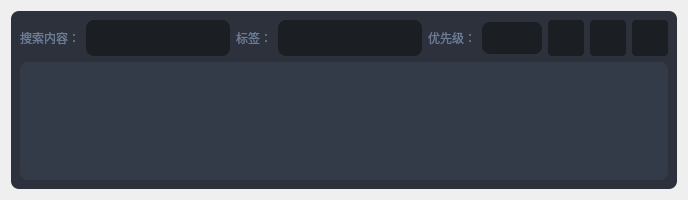
<?xml version="1.0" encoding="UTF-8"?>
<ui version="4.0">
 <class>Logcat</class>
 <widget class="QWidget" name="Logcat">
  <property name="geometry">
   <rect>
    <x>0</x>
    <y>0</y>
    <width>688</width>
    <height>200</height>
   </rect>
  </property>
  <property name="maximumSize">
   <size>
    <width>16777215</width>
    <height>16777215</height>
   </size>
  </property>
  <property name="windowTitle">
   <string>Form</string>
  </property>
  <property name="styleSheet">
   <string notr="true">*{
    border-radius:8;
    color:#6c7c96;
}

#container {
background-color:#2c313c;
}

#left_menu_frame{
background-color:#1b1e23;
}

#title_bar_frame{
background-color:#343b48;
}

#status_bar_frame{
background-color:#343b48;
}

#content_frame{
background-color:#343b48;
}

#setting_frame {
background-color:#3c4454;
}

#left_column_frame {
background-color:#343b48;
}

/* 侧边菜单栏样式 */

#LeftMenu {
background-color: #005dfd;
}

#LeftMenu QPushButton {
background-color:#1b1e23;
height:40;
text-align:left;
padding-left:15;
padding-top:2;
padding-bottom:2;
color:#6b7884;
}

#LeftMenu QPushButton:hover{
background-color:#21252d;
}

#LeftMenu QPushButton:pressed{
background-color:#2c313c;
}

#LeftMenu QPushButton:checked{
background-color:#2c313c;
}

#LeftMenu QPushButton:focus{
border:none;
}


#LeftMenu #bottom{
border-top:1 solid #272c36;
border-radius: 0;
}

#LeftMenu #nav_menu {
border-top:1 solid #272c36;
border-radius: 0；
}

#LeftMenu #scrollArea,#scrollAreaWidgetContents_3{
background-color:#1b1e23;
border:none;
}

#LeftMenu #btn_toggle:checked{
background-color:#21252d;
}


/* 标题栏样式 */

#TitleBar #bg{
background-color:#343b48;
border-radius:8;
}

#TitleBar #logo {
border: 1px solid #3c4454;
padding-right:10px;
border-top:none;
border-bottom:none;
border-left:none;
margin-right:5px;
border-radius:0;
}

#TitleBar  #logo_title{
color:#77b3f1;
font-size:20px;
font-weight:bold;
}

#TitleBar  #lb_title{
font-size:14px;
color:#6c7c96;
}

#TitleBar  QToolButton{
background-color:#343b48;
border:none;
border-radius:4;
padding: 4;
}

#TitleBar QToolButton:hover,
#TitleBar QToolButton:checked{
background-color:#3c4454;
}


#TitleBar QToolButton:pressed{
background-color:#e2e9f7;
}

#TitleBar #tool{
border:1px solid #3c4454;
border-top:none;
border-bottom:none;
margin-right:5px;
border-radius:0;
}


#LeftColumn{
background-color:#343b48;
}

#LeftColumn #top{
background-color: #3c4454;
}

#leftColumn #icon{

}

#LeftColumn #title{
color:#6c7c96;
}

#LeftColumn QToolButton{
border:none;
padding:4;
background-color: #3c4454;
}

#LeftColumn #btn_close:hover{
background-color:#343b48;
}

#LeftColumn #btn_close:pressed{
background-color:#1b1e23;
}


/* 通用控件 */

QToolTip { 
color:#6b7884;
background-color: #1b1e23; 
border-left: 2px solid #4f9fee;
border-radius: 8px;
}

QGroupBox{
	border: 2px solid gray; 
    border-radius: 3px; 
    margin:10;
}

QGroupBox::title { 
    subcontrol-position: center top; /* position at the top left*/ 
	subcontrol-origin: border;
	margin-top:-20px;

}

/* Button */
QAbstractButton{
background-color:#1b1e23;
border:none;
border-radius:4;
padding: 4;
outline:none;
width:36;
height:36;
}

QAbstractButton:hover,
QAbstractButton:checked{
background-color:#21252d;
}


QAbstractButton:pressed{
background-color:#272c36;
}

QAbstractButton:disabled{
background-color: #272c36;
}

QAbstractButton:checked{
background-color:#568af2;
color:black;
}

QAbstractButton:focus{
border: 2px solid #568af2;
}

QAbstractButton[style~='success']:checked{
    background-color: #67c23a;
}
QAbstractButton[style~='warning']:checked{
    background-color: #e6a23c;
}
QAbstractButton[style~='danger']:checked{
    background-color: #f56c6c;
}
QAbstractButton[style~='info']:checked{
    background-color: #909399;
}

/* CheckBox */

QCheckBox::indicator{
    border:2px solid #6c7c96;
    border-radius: 2px;
    width:10px;
    height:10px;
    margin-left:8px;
}

QCheckBox::indicator:checked{
    border:2px solid black;
    image: url(:/icon/assets/svg/checkmark.svg);
}

QRadioButton::indicator{
    border:1px solid #6c7c96;
    background-color:#6c7c96;
    border-radius: 4px;
    width:10px;
    height:10px;
    margin-left:8px;
}

QRadioButton::indicator:checked{
    border:1px solid #fff;
    background-color:black;
}

/* TextEdit */
QPlainTextEdit,
QTextEdit,
QLineEdit{
    background-color: #1b1e23;
    padding:8px;
}

QPlainTextEdit:focus,
QTextEdit:focus,
QLineEdit:focus{
    border: 2px solid #568af2;
}

QPlainTextEdit:read-only,
QTextEdit:read-only,
QLineEdit:read-only{
    border:none;
}

/* ProgressBar */
QProgressBar{
    background-color: #1b1e23;
    text-align:center;
    font-weight: bold;
}

QProgressBar::chunk:horizontal{
    background-color: #4f9fee;
    border-radius: 8px;
    border-top-right-radius: 0;
    border-bottom-right-radius:0;
}
QProgressBar::chunk:vertical{
    background-color: #4f9fee;
    border-radius: 8px;
    border-top-left-radius: 0;
    border-top-right-radius:0;
}


/* ScrollBar */
QScrollBar:horizontal{
    background-color: #2c313c;
    border-radius: 0;
    border:none;
    max-height: 8px;
}

QScrollBar::handle:horizontal{
    background-color:#568af2;
    border-radius:4px;
    min-width: 25px;
}

QScrollBar::add-page:horizontal{
    background-color:none;
}
QScrollBar::sub-page:horizontal{
    background-color:none;
}

QScrollBar::add-line:horizontal{
    background-color:#272c36;
    border:none;
    width:0px;
    border-top-right-radius: 4px;
    border-bottom-right-radius: 4px;
    /* subcontrol-position:right; */
    subcontrol-origin:margin;
}
QScrollBar::sub-line:horizontal{
    background-color:#272c36;
    border:none;
    width:0px;
    border-top-right-radius: 4px;
    border-bottom-right-radius: 4px;
    /* subcontrol-position:right; */
    subcontrol-origin:margin;
}

/* Vertical */
QScrollBar:vertical{
    background-color: #2c313c;
    border-radius: 0;
    border:none;
    max-width: 8px;
}

QScrollBar::handle:vertical{
    background-color:#568af2;
    border-radius:4px;
    min-height: 25px;
}

QScrollBar::add-page:vertical{
    background-color:none;
}
QScrollBar::sub-page:vertical{
    background-color:none;
}

QScrollBar::add-line:vertical{
    background-color:#272c36;
    border:none;
    width:0px;
    border-top-right-radius: 4px;
    border-top-left-radius: 4px;
    /* subcontrol-position:right; */
    subcontrol-origin:margin;
}
QScrollBar::sub-line:vertical{
    background-color:#272c36;
    border:none;
    width:0px;
    border-top-right-radius: 4px;
    border-top-left-radius: 4px;
    /* subcontrol-position:right; */
    subcontrol-origin:margin;
}


/* Slider */

QSlider:horizontal{
    margin:8;
}

QSlider::groove:horizontal{
    background-color: #1b1e23;
    border-radius: 4px;
    margin:0px;
    height: 10px;
}
QSlider::groove:horizontal:hover{
    background-color: #21252d;
}

QSlider::handle:horizontal{
    border:none;
    height:16px;
    width:16px;
    margin: -3px;
    border-radius: 8px;
    background-color: #4f9fee;
}

QSlider:vertical{
    margin:8;
}

QSlider::groove:vertical{
    background-color: #1b1e23;
    border-radius: 4px;
    margin:0px;
    width: 10px;
}
QSlider::groove:vertical:hover{
    background-color: #21252d;
}

QSlider::handle:vertical{
    border:none;
    height:16px;
    width:16px;
    margin: -3px;
    border-radius: 8px;
    background-color: #4f9fee;
}


/* ComboBox */

QComboBox{
    background-color: #1b1e23;
    padding:8px;
    selection-background-color:transparent;
}

QComboBox:disabled{
    background-color: #272c36;
}

QComboBox::drop-down{
    border-top-right-radius: 8px;
    border-bottom-right-radius: 8px;
    subcontrol-origin:padding;
    subcontrol-position:center right;
    background-color:#1b1e23;
    width:10px;
    padding:10px;
}

QComboBox::drop-down:disabled{
    background-color: #272c36;
}

QComboBox::drop-down:hover{
    background-color:black;
}

QComboBox::down-arrow{
    image:url(:/icon_w/assets/svg_white/circle-down.svg);
    width: 18px;
    height:18px;
}


/* TabWidget */
QTabWidget::pane { /* The tab widget frame */
    border-top: 2px solid #1b1e23;
    background-color:#1b1e23;
    border-radius: 8px;
    border-top-left-radius:0px;
}

QTabWidget::tab-bar {
    left: 0px; /* move to the right by 5px */
}

/* Style the tab using the tab sub-control. Note that
    it reads QTabBar _not_ QTabWidget */
QTabBar::tab {
    /* background: #1b1e23;
    border-bottom-color: #1b1e23;  */
    background:#2c313c;
    border-top-left-radius: 8px;
    border-top-right-radius: 8px;
    min-width: 8ex;
    padding: 8px;
}

QTabBar::tab:selected, QTabBar::tab:hover {
    background: #1b1e23;
    /* color:black; */
}

QTabBar::tab:!selected {
    margin-top: 2px; /* make non-selected tabs look smaller */
}


QScrollArea{
    background-color: transparent;
}


QScrollArea #scrollAreaWidgetContents *{
    margin-right:5px;
}



#Notification QToolButton{
    padding-left:20px;
    padding-right:20px;
    color:black;
}

QSplitter::handle{
    background-color: #2c313c;
    margin-top:5px;
    margin-bottom: 5px;
}


QTableWidget, QTableView{
	background-color:#343b48;
	/* padding:5px; */
gridline-color:#2c313c;
}

QTableWidget::item,
QTableView::item{
border-color:none;
padding-left:5px;
padding-right:5px;
gridline-color:rgb(44, 49, 60);
border-bottom: 1px solid #3c4454;
}

QTableWidget::item:selected,
QTableView::item:selected{
	background-color: #568af2;
}

QHeaderView::section{
	background-color: rgb(33, 37, 43);
	max-width: 30px;
	border: 1px solid rgb(44, 49, 58);
	border-style: none;
    border-bottom: 1px solid rgb(44, 49, 60);
    border-right: 1px solid rgb(44, 49, 60);
}

QTableWidget::horizontalHeader,
QTableView::horizontalHeader {
	background-color: rgb(33, 37, 43);
}

QTableWidget QTableCornerButton::section,
QTableView QTableCornerButton::section
 {
    border: none;
	background-color: rgb(33, 37, 43);
	padding: 3px;
    border-top-left-radius: 8px;
}

QHeaderView::section:horizontal
{
    border: none;
	background-color: rgb(33, 37, 43);
	padding: 3px;
}

QHeaderView::section:vertical
{
    border: none;
	background-color: rgb(33, 37, 43);
	padding-left: 5px;
    padding-right: 5px;
    border-bottom: 1px solid #3c4454;
}



QHeaderView {
    background-color: #21252b;
}

QHeaderView::section:horizontal:first
{

	background-color: rgb(33, 37, 43);
	padding: 3px;
border-top-left-radius: 8px;
}

QHeaderView::section:horizontal:last
{

	background-color: rgb(33, 37, 43);
	padding: 3px;
border-top-right-radius: 8px;
}

QTableWidget QLineEdit,
QTableView QLineEdit{
	padding:2px;
background-color:#568af2;
color:black;
}


/* profiler */

Monitor QFrame {
background-color: #1b1e23;
}


Logcat #container {
    background-color: #343b48;
}
</string>
  </property>
  <layout class="QVBoxLayout" name="verticalLayout_3">
   <item>
    <widget class="QFrame" name="container">
     <layout class="QVBoxLayout" name="verticalLayout_2">
      <item>
       <layout class="QHBoxLayout" name="horizontalLayout">
        <item>
         <widget class="QLabel" name="label">
          <property name="text">
           <string>搜索内容：</string>
          </property>
         </widget>
        </item>
        <item>
         <widget class="QLineEdit" name="le_search">
          <property name="maximumSize">
           <size>
            <width>16777215</width>
            <height>36</height>
           </size>
          </property>
         </widget>
        </item>
        <item>
         <widget class="QLabel" name="lb_tag">
          <property name="text">
           <string>标签：</string>
          </property>
         </widget>
        </item>
        <item>
         <widget class="QLineEdit" name="le_tag">
          <property name="maximumSize">
           <size>
            <width>16777215</width>
            <height>36</height>
           </size>
          </property>
         </widget>
        </item>
        <item>
         <widget class="QLabel" name="lb_priority">
          <property name="text">
           <string>优先级：</string>
          </property>
         </widget>
        </item>
        <item>
         <widget class="QComboBox" name="cbx_priority">
          <item>
           <property name="text">
            <string/>
           </property>
          </item>
          <item>
           <property name="text">
            <string>V</string>
           </property>
          </item>
          <item>
           <property name="text">
            <string>D</string>
           </property>
          </item>
          <item>
           <property name="text">
            <string>I</string>
           </property>
          </item>
          <item>
           <property name="text">
            <string>W</string>
           </property>
          </item>
          <item>
           <property name="text">
            <string>E</string>
           </property>
          </item>
          <item>
           <property name="text">
            <string>F</string>
           </property>
          </item>
         </widget>
        </item>
        <item>
         <widget class="QPushButton" name="btn_start">
          <property name="maximumSize">
           <size>
            <width>36</width>
            <height>36</height>
           </size>
          </property>
          <property name="text">
           <string/>
          </property>
          <property name="icon">
           <iconset resource="../../../asset.qrc">
            <normaloff>:/icon_w/assets/svg_white/play2.svg</normaloff>
            <normalon>:/icon/assets/svg/play2.svg</normalon>:/icon_w/assets/svg_white/play2.svg</iconset>
          </property>
          <property name="checkable">
           <bool>true</bool>
          </property>
         </widget>
        </item>
        <item>
         <widget class="QPushButton" name="btn_save">
          <property name="maximumSize">
           <size>
            <width>36</width>
            <height>36</height>
           </size>
          </property>
          <property name="text">
           <string/>
          </property>
          <property name="icon">
           <iconset resource="../../../asset.qrc">
            <normaloff>:/icon_w/assets/svg_white/save.svg</normaloff>
            <normalon>:/icon/assets/svg/save.svg</normalon>:/icon_w/assets/svg_white/save.svg</iconset>
          </property>
         </widget>
        </item>
        <item>
         <widget class="QPushButton" name="btn_clear">
          <property name="maximumSize">
           <size>
            <width>36</width>
            <height>36</height>
           </size>
          </property>
          <property name="text">
           <string/>
          </property>
          <property name="icon">
           <iconset>
            <normalon>:/icon_w/assets/svg_white/bin.svg</normalon>
            <disabledoff>:/icon/assets/svg/bin.svg</disabledoff>
           </iconset>
          </property>
         </widget>
        </item>
       </layout>
      </item>
      <item>
       <widget class="QTableView" name="tbv_logs">
        <property name="contextMenuPolicy">
         <enum>Qt::ActionsContextMenu</enum>
        </property>
        <property name="defaultDropAction">
         <enum>Qt::IgnoreAction</enum>
        </property>
        <property name="selectionMode">
         <enum>QAbstractItemView::ExtendedSelection</enum>
        </property>
        <property name="selectionBehavior">
         <enum>QAbstractItemView::SelectRows</enum>
        </property>
        <property name="textElideMode">
         <enum>Qt::ElideRight</enum>
        </property>
        <property name="cornerButtonEnabled">
         <bool>false</bool>
        </property>
        <attribute name="horizontalHeaderDefaultSectionSize">
         <number>100</number>
        </attribute>
        <attribute name="horizontalHeaderShowSortIndicator" stdset="0">
         <bool>true</bool>
        </attribute>
        <attribute name="horizontalHeaderStretchLastSection">
         <bool>true</bool>
        </attribute>
        <attribute name="verticalHeaderVisible">
         <bool>false</bool>
        </attribute>
       </widget>
      </item>
     </layout>
    </widget>
   </item>
  </layout>
  <action name="action_copy">
   <property name="text">
    <string>复制</string>
   </property>
  </action>
 </widget>
 <resources>
  <include location="../../../asset.qrc"/>
 </resources>
 <connections/>
</ui>
